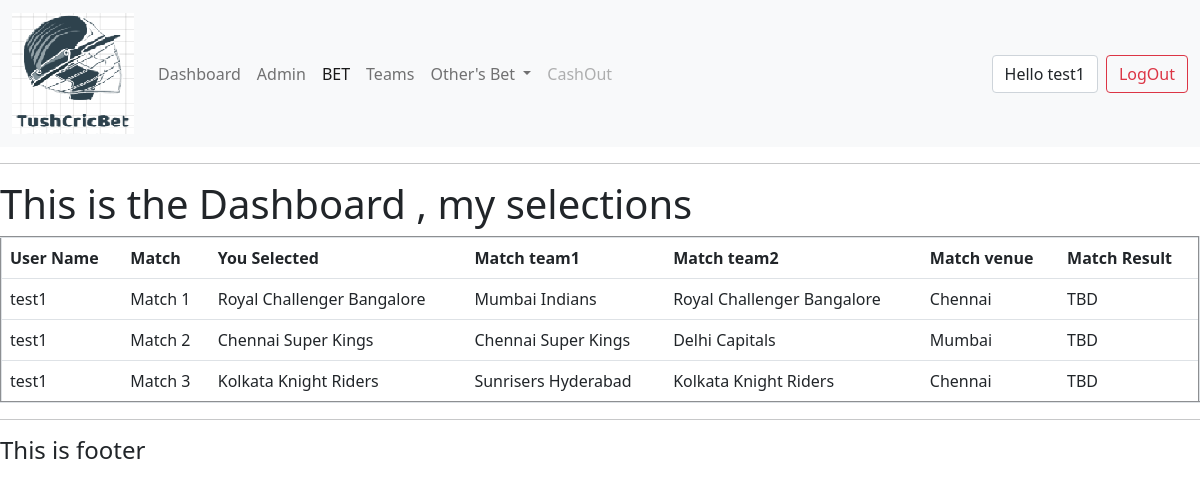
The app's page /dashboard/ (signed in) with its own data.
### teams/models.py (models this page shows)
class Selection(models.Model):
    user = models.ForeignKey(User, on_delete=models.SET_NULL, null="True")
    match = models.ForeignKey(Match, on_delete=models.SET_NULL, null="True")
    selection = models.ForeignKey(Team, on_delete=models.SET_NULL, null="True")

class Match(models.Model):
    RESULTS = (
        ('NR', 'No Results'),
        ('team1', 'Team1'),
        ('team2', 'Team2'),
        ('IP', 'In Progress'),
        ('TBD', 'TBD')
    )
    team1 = models.ForeignKey(Team, on_delete=models.SET_NULL, null="True", related_name='team1')
    team2 = models.ForeignKey(Team, on_delete=models.SET_NULL, null="True", related_name='team2')
    description = models.TextField( blank="True", null="True")
    venue = models.CharField(max_length=40, blank="True", null="True")
    result = models.CharField(max_length=10, choices=RESULTS)
    datetime = models.DateTimeField()
    tournaments = models.CharField(max_length=50, default="IPL", blank="True", null="True")
    def __str__(self):
        return self.description

class Team(models.Model):
    name = models.CharField(max_length=30)
    description = models.TextField(blank="True", null="True")
    logo = models.ImageField(blank="True", null="True")
    location = models.CharField(max_length=40, blank="True", null="True")
    def __str__(self):
        return self.name

### accounts/views.py (the view)
# urls.py: path('dashboard/', views.dashboard),
@login_required(login_url='/login')
def dashboard(request):
    user = User.objects.get(username=request.user)
    selections = user.selection_set.all()
    return render(request, 'accounts/dashboard.html', {'selections': selections})

### accounts/custom_context_processor.py (called while the page is built)
def user_renderer(request):
    return {
       'all_users': User.objects.all(),
    }

### accounts/templates/accounts/dashboard.html
{% extends 'accounts/main.html' %}
{% block content %}
<h1> This is the Dashboard , my selections</h1>
<table class="table" border="2">
    <tr>
        <th scope="col"> User Name </th>
        <th scope="col"> Match </th>
        <th scope="col"> You Selected </th>
        <th scope="col"> Match team1 </th>
        <th scope="col"> Match team2 </th>
        <th scope="col"> Match venue </th>
        <th scope="col"> Match Result </th>
    <tr>
    {% for i in selections %}
    <tr>
    <td>{{i.user}}</td>
    <td>{{i.match}}</td>
    <td>{{i.selection.name}}</td>
    <td>{{i.match.team1}}</td>
    <td>{{i.match.team2}}</td>
    <td>{{i.match.venue}}</td>
    <td>{{i.match.result}}</td>
    </tr>
    {% endfor %}
</table>
{% endblock %}

### accounts/templates/accounts/navbar.html (shortened to what this page needs)
{% load static %}
<nav class="navbar navbar-expand-lg navbar-light bg-light">
  <div class="container-fluid">
    <a class="navbar-brand" href="#"><img src="{% static 'images/logo.PNG' %}"> </a>
    <div class="collapse navbar-collapse" id="navbarSupportedContent">
      <ul class="navbar-nav me-auto mb-2 mb-lg-0">
        <li class="nav-item">
          <a class="nav-link" href="/dashboard">Dashboard</a>
        </li>
        <li class="nav-item">
          <a class="nav-link" href="/admin">Admin</a>
        </li>
        <li class="nav-item">
          <a class="nav-link active" aria-current="page" href="/schedule">BET</a>
        </li>
        <li class="nav-item">
          <a class="nav-link" href="/teams">Teams</a>
        </li>
        <li class="nav-item dropdown">
          <a class="nav-link dropdown-toggle" href="#" id="navbarDropdown" role="button" data-bs-toggle="dropdown" aria-expanded="false">
            Other's Bet
          </a>
        </li>
        <li class="nav-item">
          <a class="nav-link disabled" href="#" tabindex="-1" aria-disabled="true">CashOut</a>
        </li>
      </ul>
      <form class="d-flex">
        <span class="form-control me-2">Hello {{request.user}} </span>
        <button type="button" class="btn btn-outline-danger" onclick="window.location.href='/logout'">LogOut</button>
      </form>
    </div>
  </div>
</nav>

### records on screen
Selection: user "test1", match "Match 1", selection.name "Royal Challenger Bangalore", match.team1 "Mumbai Indians", match.team2 "Royal Challenger Bangalore", match.venue "Chennai", match.result "TBD"
Selection: user "test1", match "Match 2", selection.name "Chennai Super Kings", match.team1 "Chennai Super Kings", match.team2 "Delhi Capitals", match.venue "Mumbai", match.result "TBD"
Selection: user "test1", match "Match 3", selection.name "Kolkata Knight Riders", match.team1 "Sunrisers Hyderabad", match.team2 "Kolkata Knight Riders", match.venue "Chennai", match.result "TBD"

### other values on screen
{{ request.user }} "test1"
